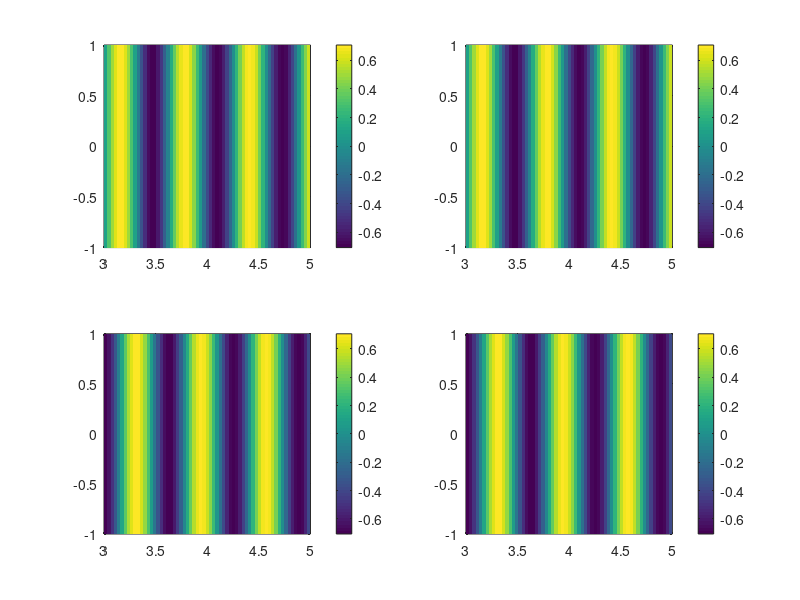

The MATLAB source for this figure:
clear
clc

N=64;
x_choose=linspace(3,5,N);
y_choose=linspace(-1,1,N);

[xx,yy]=meshgrid(x_choose,y_choose);
zz=xx+sqrt(-1)*yy;

%% Generate a plane wave with energy k0
k0=10;
s0=1;

psiA_target=exp(sqrt(-1)*k0*xx)/sqrt(2);
psiB_target=s0*exp(sqrt(-1)*k0*xx)/sqrt(2);
norm_target=sum(sum(abs(psiA_target).^2+abs(psiB_target).^2))/N^2;
psiA_target=psiA_target./sqrt(norm_target);
psiB_target=psiB_target./sqrt(norm_target);

phi=zeros(4,64,64);
phi(1,:,:)=real(psiA_target);
phi(2,:,:)=imag(psiA_target);
phi(3,:,:)=real(psiB_target);
phi(4,:,:)=imag(psiB_target);

figure()
subplot(2,2,1)
pcolor(xx, yy,  real(psiA_target)); hold on;
shading flat;
colorbar

subplot(2,2,2)
pcolor(xx, yy,  real(psiB_target)); hold on;
shading flat; 
colorbar

subplot(2,2,3)
pcolor(xx, yy,  imag(psiA_target)); hold on;
shading flat;
colorbar

subplot(2,2,4)
pcolor(xx, yy,  imag(psiB_target)); hold on;
shading flat; 
colorbar

save data_10.mat phi
